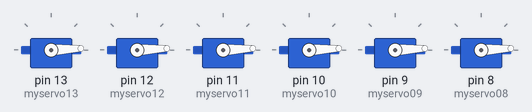
Simulated run of this sketch. Board: Arduino Uno, built with avr-gcc and run on an emulated ATmega328P. On the bench: 6 × servo.

Above: at 0.05 s.
At 0.5 s:
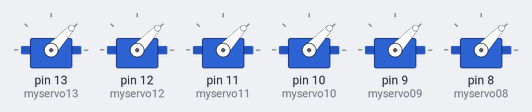
At 0.95 s:
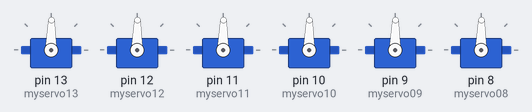
At 1.8 s:
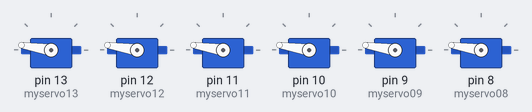
At 2.7 s:
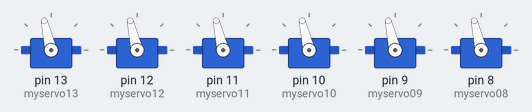
At 3.6 s:
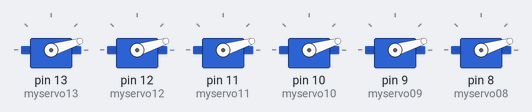
Timing chart, 0 to 8.6 s (numbered marks = the images above):
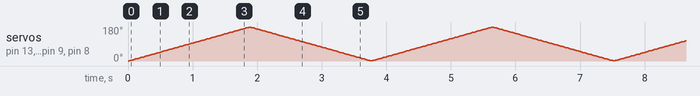

The sketch:

multiservo01.ino
```cpp
#include <Servo.h>

Servo myservo13;
Servo myservo12;
Servo myservo11;
Servo myservo10;
Servo myservo09;
Servo myservo08;

// twelve servo objects can be created on most boards

int pos = 0;    // variable to store the servo position
int dir = 1;
void setup() {

  pinMode(13, OUTPUT);
  pinMode(12, OUTPUT);
  pinMode(11, OUTPUT);
  pinMode(10, OUTPUT);
  pinMode(9, OUTPUT);
  pinMode(8, OUTPUT);

  myservo13.attach(13);
  myservo12.attach(12);
  myservo11.attach(11);
  myservo10.attach(10);
  myservo09.attach(9);
  myservo08.attach(8);
  //Serial.begin(9600);


}

void loop() {

  myservo13.write( pos );
  myservo12.write( pos );
  myservo11.write( pos );
  myservo10.write( pos );
  myservo09.write( pos );
  myservo08.write( pos );

  if(pos > 179){
    dir=0;
  }

  if(pos<1){
    dir=1;
  }

  if(dir==1){
    pos++;
  }else{
    pos--;
  }
  delay(10);

}
```
